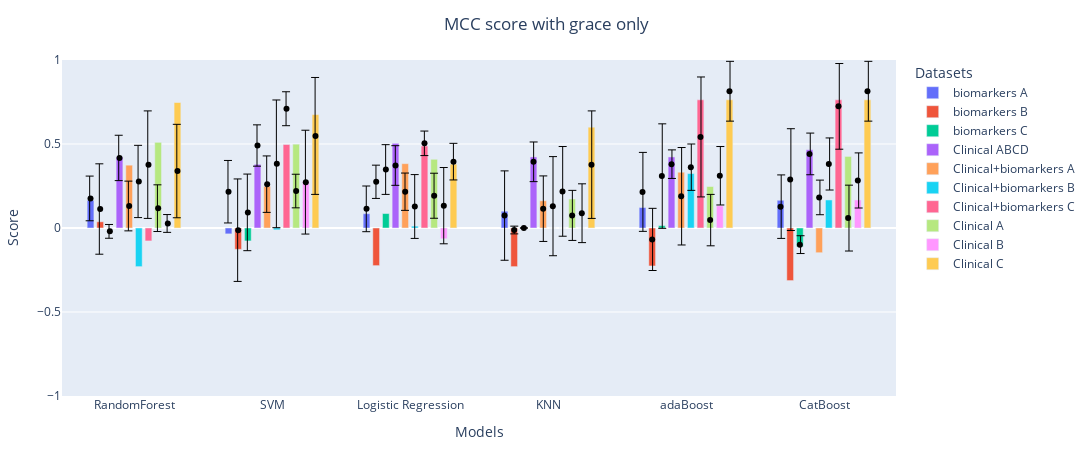
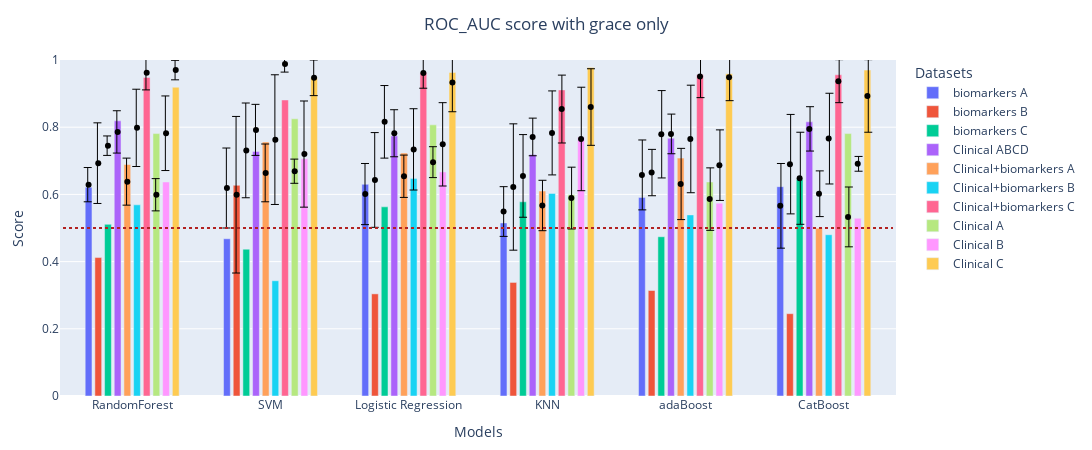

Here is the notebook cell these charts were saved with, in order:
### Markdown cell above
#### Metrics on full datasets

### Code cell
# what metric to evaluate
# MCC F1 ROC_AUC
metrics = ['MCC', 'ROC_AUC']

for metric in metrics:
    # list of paths
    paths = [
            '../Optimisation files/Combined target/Biomarkers A/all/',
            '../Optimisation files/Combined target/Biomarkers B/all/',
            '../Optimisation files/Combined target/Biomarkers C/all/',
            '../Optimisation files/Combined target/Clinical ABCD/top/',
            '../Optimisation files/Combined target/Biomarkers + Clinical A/top/',
            '../Optimisation files/Combined target/Biomarkers + Clinical B/top/',
            '../Optimisation files/Combined target/Biomarkers + Clinical C/top/',
            '../Optimisation files/Combined target/Clinical A/top/',
            '../Optimisation files/Combined target/Clinical B/top/',
            '../Optimisation files/Combined target/Clinical C/top/', 
            ]

    # create datframe for scores
    datasets = pd.DataFrame(columns=['biomarkers A','biomarkers B','biomarkers C','Clinical ABCD','Clinical+biomarkers A','Clinical+biomarkers B','Clinical+biomarkers C', 'Clinical A','Clinical B','Clinical C'])
    datasets_mean = pd.DataFrame(columns=['biomarkers A','biomarkers B','biomarkers C','Clinical ABCD','Clinical+biomarkers A','Clinical+biomarkers B','Clinical+biomarkers C', 'Clinical A','Clinical B','Clinical C'])
    datasets_std = pd.DataFrame(columns=['biomarkers A','biomarkers B','biomarkers C','Clinical ABCD','Clinical+biomarkers A','Clinical+biomarkers B','Clinical+biomarkers C', 'Clinical A','Clinical B','Clinical C'])

    # get dataframe with with scores of models from different datasets
    for i in range(len(paths)):
        table = pd.read_excel(f'{paths[i]}metrics_table.xlsx', header=[0,1], index_col=[0]) #ensemble: advanced_models_metrics, standart: metrics_table
        datasets[datasets.columns[i]] = list(table.loc[:, ('Scores on the test set', metric)].values.round(3)) 
        if metric == 'MCC':
            datasets_mean[datasets_mean.columns[i]] = list(table.loc[:, ('MCC, train set, cv=5', 'mean')].values.round(3)) 
            datasets_std[datasets_std.columns[i]] = list(table.loc[:, ('MCC, train set, cv=5', 'std')].values.round(3)) 
        if metric == 'ROC_AUC':
            datasets_mean[datasets_mean.columns[i]] = list(table.loc[:, ('ROC_AUC, train set, cv=5', 'mean')].values.round(3)) 
            datasets_std[datasets_std.columns[i]] = list(table.loc[:, ('ROC_AUC, train set, cv=5', 'std')].values.round(3)) 

    # list of models
    # standart models
    models=['RandomForest', 'SVM', 'Logistic Regression', 'KNN', 'adaBoost', 'CatBoost']
    # ensemble models
    # models=['Hard voting', 'Soft voting', 'Stacking', 'Bagging', 'adaBoosting']

    # create the graph
    fig = go.Figure(data=[go.Bar(name=column, x=models, y=datasets[column]) for column in datasets.columns])
        
    # add error whiskers from gridsearchCV
    if True:
        fig.add_traces([go.Box(name=column, x=models, 
                              y=datasets_mean[column], 
                              #  xaxis="x1",  
                              
                              marker=dict(color="black"), 
                              showlegend = False) for column in datasets.columns])
        fig.update_traces(
        selector=dict(type="box"), # update only boxes
        boxpoints="all", # show points
        pointpos=0, # centered
        jitter=0, # no jitter
        line_color="rgba(255,255,255,0)", # hide box lines
        fillcolor="rgba(255,255,255,0)", # hide box fill
        
        )
        fig.update_layout(boxmode="group",)

        fig.add_traces([go.Bar(name=column, x=models, 
                              y=datasets_mean[column], 
                              xaxis="x2",  
                              error_y=dict(type='data',  
                                            array=datasets_std[column], 
                                            color="rgba(0,0,0,1)",
                                            thickness=1), 
                              marker=dict(opacity=0,
                                          #  color="rgba(255,255,255,0)"
                                          ), 
                              showlegend = False) for column in datasets.columns])  
        

    fig.update_xaxes(title='Models')
    # Change the bar mode
    fig.update_layout(barmode='group', 
                      xaxis2={"overlaying": "x", "range": [-0.515, 5.515], "showticklabels": False},
                      bargap=0.30,
                      bargroupgap=0.3,
                      legend=dict(orientation="v", title='Datasets'), 
                      title=dict(text=f'{metric} score with grace only', x=0.5,),
                      margin=dict(l=60, r=20, t=60, b=40),)

    fig.update_yaxes(title='Score', range=[-1., 1.0])


    # add dotted line for ROC AUC = 0.5
    if metric == 'ROC_AUC':
        fig.update_yaxes(title='Score', range=[0., 1.0])
        fig.add_shape(type='line',
                        x0=-0.5,
                        y0=0.5,
                        x1=5.5,
                        y1=0.5,
                        line=dict(color='firebrick',  width=2, dash='dot'),
                        xref='x',
                        yref='y')   
    # figure size
    fig.update_layout(
        autosize=False,
        width=1300,
        height=450,) 
    fig.show()
    fig.write_image(f"../Optimisation files/Combined target/Metrics/{metric}_top.pdf", engine="kaleido")

### Figure 1 — Plotly figure (JSON) as saved in the notebook; plotly's stock layout.template omitted (floating-point values rounded to 4 significant figures)
{"data": [{"name": "biomarkers A", "type": "bar", "x": ["RandomForest", "SVM", "Logistic Regression", "KNN", "adaBoost", "CatBoost"], "y": [0.165, -0.035, 0.085, 0.1, 0.122, 0.165]}, {"name": "biomarkers B", "type": "bar", "x": ["RandomForest", "SVM", "Logistic Regression", "KNN", "adaBoost", "CatBoost"], "y": [0.037, -0.127, -0.224, -0.23, -0.226, -0.313]}, {"name": "biomarkers C", "type": "bar", "x": ["RandomForest", "SVM", "Logistic Regression", "KNN", "adaBoost", "CatBoost"], "y": [0, -0.077, 0.086, 0, 0.014, -0.111]}, {"name": "Clinical ABCD", "type": "bar", "x": ["RandomForest", "SVM", "Logistic Regression", "KNN", "adaBoost", "CatBoost"], "y": [0.423, 0.379, 0.504, 0.423, 0.423, 0.466]}, {"name": "Clinical+biomarkers A", "type": "bar", "x": ["RandomForest", "SVM", "Logistic Regression", "KNN", "adaBoost", "CatBoost"], "y": [0.374, 0.247, 0.383, 0.162, 0.332, -0.147]}, {"name": "Clinical+biomarkers B", "type": "bar", "x": ["RandomForest", "SVM", "Logistic Regression", "KNN", "adaBoost", "CatBoost"], "y": [-0.23, -0.011, 0.011, 0, 0.324, 0.167]}, {"name": "Clinical+biomarkers C", "type": "bar", "x": ["RandomForest", "SVM", "Logistic Regression", "KNN", "adaBoost", "CatBoost"], "y": [-0.077, 0.497, 0.488, 0, 0.763, 0.763]}, {"name": "Clinical A", "type": "bar", "x": ["RandomForest", "SVM", "Logistic Regression", "KNN", "adaBoost", "CatBoost"], "y": [0.51, 0.499, 0.409, 0.173, 0.247, 0.426]}, {"name": "Clinical B", "type": "bar", "x": ["RandomForest", "SVM", "Logistic Regression", "KNN", "adaBoost", "CatBoost"], "y": [0, 0.278, -0.064, 0, 0.132, 0.167]}, {"name": "Clinical C", "type": "bar", "x": ["RandomForest", "SVM", "Logistic Regression", "KNN", "adaBoost", "CatBoost"], "y": [0.747, 0.675, 0.38, 0.6, 0.763, 0.763]}, {"boxpoints": "all", "fillcolor": "rgba(255,255,255,0)", "jitter": 0, "line": {"color": "rgba(255,255,255,0)"}, "marker": {"color": "black"}, "name": "biomarkers A", "pointpos": 0, "showlegend": false, "type": "box", "x": ["RandomForest", "SVM", "Logistic Regression", "KNN", "adaBoost", "CatBoost"], "y": [0.176, 0.216, 0.114, 0.074, 0.215, 0.127]}, {"boxpoints": "all", "fillcolor": "rgba(255,255,255,0)", "jitter": 0, "line": {"color": "rgba(255,255,255,0)"}, "marker": {"color": "black"}, "name": "biomarkers B", "pointpos": 0, "showlegend": false, "type": "box", "x": ["RandomForest", "SVM", "Logistic Regression", "KNN", "adaBoost", "CatBoost"], "y": [0.113, -0.013, 0.275, -0.012, -0.068, 0.288]}, {"boxpoints": "all", "fillcolor": "rgba(255,255,255,0)", "jitter": 0, "line": {"color": "rgba(255,255,255,0)"}, "marker": {"color": "black"}, "name": "biomarkers C", "pointpos": 0, "showlegend": false, "type": "box", "x": ["RandomForest", "SVM", "Logistic Regression", "KNN", "adaBoost", "CatBoost"], "y": [-0.02, 0.093, 0.348, 0, 0.309, -0.099]}, {"boxpoints": "all", "fillcolor": "rgba(255,255,255,0)", "jitter": 0, "line": {"color": "rgba(255,255,255,0)"}, "marker": {"color": "black"}, "name": "Clinical ABCD", "pointpos": 0, "showlegend": false, "type": "box", "x": ["RandomForest", "SVM", "Logistic Regression", "KNN", "adaBoost", "CatBoost"], "y": [0.417, 0.491, 0.372, 0.394, 0.38, 0.441]}, {"boxpoints": "all", "fillcolor": "rgba(255,255,255,0)", "jitter": 0, "line": {"color": "rgba(255,255,255,0)"}, "marker": {"color": "black"}, "name": "Clinical+biomarkers A", "pointpos": 0, "showlegend": false, "type": "box", "x": ["RandomForest", "SVM", "Logistic Regression", "KNN", "adaBoost", "CatBoost"], "y": [0.131, 0.261, 0.216, 0.115, 0.189, 0.182]}, {"boxpoints": "all", "fillcolor": "rgba(255,255,255,0)", "jitter": 0, "line": {"color": "rgba(255,255,255,0)"}, "marker": {"color": "black"}, "name": "Clinical+biomarkers B", "pointpos": 0, "showlegend": false, "type": "box", "x": ["RandomForest", "SVM", "Logistic Regression", "KNN", "adaBoost", "CatBoost"], "y": [0.277, 0.382, 0.128, 0.13, 0.362, 0.381]}, {"boxpoints": "all", "fillcolor": "rgba(255,255,255,0)", "jitter": 0, "line": {"color": "rgba(255,255,255,0)"}, "marker": {"color": "black"}, "name": "Clinical+biomarkers C", "pointpos": 0, "showlegend": false, "type": "box", "x": ["RandomForest", "SVM", "Logistic Regression", "KNN", "adaBoost", "CatBoost"], "y": [0.377, 0.71, 0.504, 0.218, 0.542, 0.724]}, {"boxpoints": "all", "fillcolor": "rgba(255,255,255,0)", "jitter": 0, "line": {"color": "rgba(255,255,255,0)"}, "marker": {"color": "black"}, "name": "Clinical A", "pointpos": 0, "showlegend": false, "type": "box", "x": ["RandomForest", "SVM", "Logistic Regression", "KNN", "adaBoost", "CatBoost"], "y": [0.118, 0.22, 0.192, 0.075, 0.047, 0.059]}, {"boxpoints": "all", "fillcolor": "rgba(255,255,255,0)", "jitter": 0, "line": {"color": "rgba(255,255,255,0)"}, "marker": {"color": "black"}, "name": "Clinical B", "pointpos": 0, "showlegend": false, "type": "box", "x": ["RandomForest", "SVM", "Logistic Regression", "KNN", "adaBoost", "CatBoost"], "y": [0.027, 0.273, 0.133, 0.088, 0.311, 0.283]}, {"boxpoints": "all", "fillcolor": "rgba(255,255,255,0)", "jitter": 0, "line": {"color": "rgba(255,255,255,0)"}, "marker": {"color": "black"}, "name": "Clinical C", "pointpos": 0, "showlegend": false, "type": "box", "x": ["RandomForest", "SVM", "Logistic Regression", "KNN", "adaBoost", "CatBoost"], "y": [0.339, 0.548, 0.395, 0.377, 0.814, 0.814]}, {"error_y": {"array": [0.133, 0.186, 0.136, 0.266, 0.235, 0.189], "color": "rgba(0,0,0,1)", "thickness": 1, "type": "data"}, "marker": {"opacity": 0}, "name": "biomarkers A", "showlegend": false, "type": "bar", "x": ["RandomForest", "SVM", "Logistic Regression", "KNN", "adaBoost", "CatBoost"], "xaxis": "x2", "y": [0.176, 0.216, 0.114, 0.074, 0.215, 0.127]}, {"error_y": {"array": [0.269, 0.305, 0.099, 0.023, 0.185, 0.303], "color": "rgba(0,0,0,1)", "thickness": 1, "type": "data"}, "marker": {"opacity": 0}, "name": "biomarkers B", "showlegend": false, "type": "bar", "x": ["RandomForest", "SVM", "Logistic Regression", "KNN", "adaBoost", "CatBoost"], "xaxis": "x2", "y": [0.113, -0.013, 0.275, -0.012, -0.068, 0.288]}, {"error_y": {"array": [0.041, 0.228, 0.148, 0, 0.311, 0.053], "color": "rgba(0,0,0,1)", "thickness": 1, "type": "data"}, "marker": {"opacity": 0}, "name": "biomarkers C", "showlegend": false, "type": "bar", "x": ["RandomForest", "SVM", "Logistic Regression", "KNN", "adaBoost", "CatBoost"], "xaxis": "x2", "y": [-0.02, 0.093, 0.348, 0, 0.309, -0.099]}, {"error_y": {"array": [0.135, 0.123, 0.118, 0.118, 0.085, 0.124], "color": "rgba(0,0,0,1)", "thickness": 1, "type": "data"}, "marker": {"opacity": 0}, "name": "Clinical ABCD", "showlegend": false, "type": "bar", "x": ["RandomForest", "SVM", "Logistic Regression", "KNN", "adaBoost", "CatBoost"], "xaxis": "x2", "y": [0.417, 0.491, 0.372, 0.394, 0.38, 0.441]}, {"error_y": {"array": [0.148, 0.168, 0.111, 0.195, 0.29, 0.103], "color": "rgba(0,0,0,1)", "thickness": 1, "type": "data"}, "marker": {"opacity": 0}, "name": "Clinical+biomarkers A", "showlegend": false, "type": "bar", "x": ["RandomForest", "SVM", "Logistic Regression", "KNN", "adaBoost", "CatBoost"], "xaxis": "x2", "y": [0.131, 0.261, 0.216, 0.115, 0.189, 0.182]}, {"error_y": {"array": [0.215, 0.38, 0.19, 0.295, 0.138, 0.155], "color": "rgba(0,0,0,1)", "thickness": 1, "type": "data"}, "marker": {"opacity": 0}, "name": "Clinical+biomarkers B", "showlegend": false, "type": "bar", "x": ["RandomForest", "SVM", "Logistic Regression", "KNN", "adaBoost", "CatBoost"], "xaxis": "x2", "y": [0.277, 0.382, 0.128, 0.13, 0.362, 0.381]}, {"error_y": {"array": [0.32, 0.101, 0.073, 0.267, 0.357, 0.255], "color": "rgba(0,0,0,1)", "thickness": 1, "type": "data"}, "marker": {"opacity": 0}, "name": "Clinical+biomarkers C", "showlegend": false, "type": "bar", "x": ["RandomForest", "SVM", "Logistic Regression", "KNN", "adaBoost", "CatBoost"], "xaxis": "x2", "y": [0.377, 0.71, 0.504, 0.218, 0.542, 0.724]}, {"error_y": {"array": [0.139, 0.1, 0.134, 0.149, 0.153, 0.196], "color": "rgba(0,0,0,1)", "thickness": 1, "type": "data"}, "marker": {"opacity": 0}, "name": "Clinical A", "showlegend": false, "type": "bar", "x": ["RandomForest", "SVM", "Logistic Regression", "KNN", "adaBoost", "CatBoost"], "xaxis": "x2", "y": [0.118, 0.22, 0.192, 0.075, 0.047, 0.059]}, {"error_y": {"array": [0.053, 0.309, 0.227, 0.175, 0.174, 0.164], "color": "rgba(0,0,0,1)", "thickness": 1, "type": "data"}, "marker": {"opacity": 0}, "name": "Clinical B", "showlegend": false, "type": "bar", "x": ["RandomForest", "SVM", "Logistic Regression", "KNN", "adaBoost", "CatBoost"], "xaxis": "x2", "y": [0.027, 0.273, 0.133, 0.088, 0.311, 0.283]}, {"error_y": {"array": [0.278, 0.348, 0.109, 0.32, 0.178, 0.178], "color": "rgba(0,0,0,1)", "thickness": 1, "type": "data"}, "marker": {"opacity": 0}, "name": "Clinical C", "showlegend": false, "type": "bar", "x": ["RandomForest", "SVM", "Logistic Regression", "KNN", "adaBoost", "CatBoost"], "xaxis": "x2", "y": [0.339, 0.548, 0.395, 0.377, 0.814, 0.814]}], "layout": {"autosize": false, "bargap": 0.3, "bargroupgap": 0.3, "barmode": "group", "boxmode": "group", "height": 450, "legend": {"orientation": "v", "title": {"text": "Datasets"}}, "margin": {"b": 40, "l": 60, "r": 20, "t": 60}, "title": {"text": "MCC score with grace only", "x": 0.5}, "width": 1300, "xaxis": {"title": {"text": "Models"}}, "xaxis2": {"overlaying": "x", "range": [-0.515, 5.515], "showticklabels": false}, "yaxis": {"range": [-1, 1], "title": {"text": "Score"}}}}

### Figure 2 — Plotly figure (JSON) as saved in the notebook; plotly's stock layout.template omitted (floating-point values rounded to 4 significant figures)
{"data": [{"name": "biomarkers A", "type": "bar", "x": ["RandomForest", "SVM", "Logistic Regression", "KNN", "adaBoost", "CatBoost"], "y": [0.621, 0.468, 0.63, 0.515, 0.591, 0.623]}, {"name": "biomarkers B", "type": "bar", "x": ["RandomForest", "SVM", "Logistic Regression", "KNN", "adaBoost", "CatBoost"], "y": [0.412, 0.627, 0.304, 0.338, 0.314, 0.245]}, {"name": "biomarkers C", "type": "bar", "x": ["RandomForest", "SVM", "Logistic Regression", "KNN", "adaBoost", "CatBoost"], "y": [0.511, 0.437, 0.563, 0.578, 0.474, 0.644]}, {"name": "Clinical ABCD", "type": "bar", "x": ["RandomForest", "SVM", "Logistic Regression", "KNN", "adaBoost", "CatBoost"], "y": [0.819, 0.728, 0.774, 0.719, 0.767, 0.816]}, {"name": "Clinical+biomarkers A", "type": "bar", "x": ["RandomForest", "SVM", "Logistic Regression", "KNN", "adaBoost", "CatBoost"], "y": [0.689, 0.756, 0.723, 0.61, 0.708, 0.499]}, {"name": "Clinical+biomarkers B", "type": "bar", "x": ["RandomForest", "SVM", "Logistic Regression", "KNN", "adaBoost", "CatBoost"], "y": [0.569, 0.343, 0.647, 0.603, 0.539, 0.48]}, {"name": "Clinical+biomarkers C", "type": "bar", "x": ["RandomForest", "SVM", "Logistic Regression", "KNN", "adaBoost", "CatBoost"], "y": [0.948, 0.881, 0.963, 0.911, 0.956, 0.956]}, {"name": "Clinical A", "type": "bar", "x": ["RandomForest", "SVM", "Logistic Regression", "KNN", "adaBoost", "CatBoost"], "y": [0.781, 0.825, 0.807, 0.599, 0.637, 0.781]}, {"name": "Clinical B", "type": "bar", "x": ["RandomForest", "SVM", "Logistic Regression", "KNN", "adaBoost", "CatBoost"], "y": [0.637, 0.706, 0.667, 0.77, 0.574, 0.529]}, {"name": "Clinical C", "type": "bar", "x": ["RandomForest", "SVM", "Logistic Regression", "KNN", "adaBoost", "CatBoost"], "y": [0.919, 0.948, 0.963, 0.978, 0.959, 0.97]}, {"boxpoints": "all", "fillcolor": "rgba(255,255,255,0)", "jitter": 0, "line": {"color": "rgba(255,255,255,0)"}, "marker": {"color": "black"}, "name": "biomarkers A", "pointpos": 0, "showlegend": false, "type": "box", "x": ["RandomForest", "SVM", "Logistic Regression", "KNN", "adaBoost", "CatBoost"], "y": [0.629, 0.619, 0.601, 0.549, 0.658, 0.566]}, {"boxpoints": "all", "fillcolor": "rgba(255,255,255,0)", "jitter": 0, "line": {"color": "rgba(255,255,255,0)"}, "marker": {"color": "black"}, "name": "biomarkers B", "pointpos": 0, "showlegend": false, "type": "box", "x": ["RandomForest", "SVM", "Logistic Regression", "KNN", "adaBoost", "CatBoost"], "y": [0.693, 0.599, 0.643, 0.622, 0.665, 0.69]}, {"boxpoints": "all", "fillcolor": "rgba(255,255,255,0)", "jitter": 0, "line": {"color": "rgba(255,255,255,0)"}, "marker": {"color": "black"}, "name": "biomarkers C", "pointpos": 0, "showlegend": false, "type": "box", "x": ["RandomForest", "SVM", "Logistic Regression", "KNN", "adaBoost", "CatBoost"], "y": [0.745, 0.731, 0.816, 0.655, 0.779, 0.648]}, {"boxpoints": "all", "fillcolor": "rgba(255,255,255,0)", "jitter": 0, "line": {"color": "rgba(255,255,255,0)"}, "marker": {"color": "black"}, "name": "Clinical ABCD", "pointpos": 0, "showlegend": false, "type": "box", "x": ["RandomForest", "SVM", "Logistic Regression", "KNN", "adaBoost", "CatBoost"], "y": [0.786, 0.792, 0.782, 0.771, 0.78, 0.795]}, {"boxpoints": "all", "fillcolor": "rgba(255,255,255,0)", "jitter": 0, "line": {"color": "rgba(255,255,255,0)"}, "marker": {"color": "black"}, "name": "Clinical+biomarkers A", "pointpos": 0, "showlegend": false, "type": "box", "x": ["RandomForest", "SVM", "Logistic Regression", "KNN", "adaBoost", "CatBoost"], "y": [0.638, 0.664, 0.654, 0.567, 0.631, 0.602]}, {"boxpoints": "all", "fillcolor": "rgba(255,255,255,0)", "jitter": 0, "line": {"color": "rgba(255,255,255,0)"}, "marker": {"color": "black"}, "name": "Clinical+biomarkers B", "pointpos": 0, "showlegend": false, "type": "box", "x": ["RandomForest", "SVM", "Logistic Regression", "KNN", "adaBoost", "CatBoost"], "y": [0.798, 0.763, 0.734, 0.783, 0.765, 0.766]}, {"boxpoints": "all", "fillcolor": "rgba(255,255,255,0)", "jitter": 0, "line": {"color": "rgba(255,255,255,0)"}, "marker": {"color": "black"}, "name": "Clinical+biomarkers C", "pointpos": 0, "showlegend": false, "type": "box", "x": ["RandomForest", "SVM", "Logistic Regression", "KNN", "adaBoost", "CatBoost"], "y": [0.962, 0.988, 0.961, 0.854, 0.951, 0.937]}, {"boxpoints": "all", "fillcolor": "rgba(255,255,255,0)", "jitter": 0, "line": {"color": "rgba(255,255,255,0)"}, "marker": {"color": "black"}, "name": "Clinical A", "pointpos": 0, "showlegend": false, "type": "box", "x": ["RandomForest", "SVM", "Logistic Regression", "KNN", "adaBoost", "CatBoost"], "y": [0.599, 0.669, 0.696, 0.589, 0.586, 0.533]}, {"boxpoints": "all", "fillcolor": "rgba(255,255,255,0)", "jitter": 0, "line": {"color": "rgba(255,255,255,0)"}, "marker": {"color": "black"}, "name": "Clinical B", "pointpos": 0, "showlegend": false, "type": "box", "x": ["RandomForest", "SVM", "Logistic Regression", "KNN", "adaBoost", "CatBoost"], "y": [0.782, 0.72, 0.749, 0.765, 0.687, 0.691]}, {"boxpoints": "all", "fillcolor": "rgba(255,255,255,0)", "jitter": 0, "line": {"color": "rgba(255,255,255,0)"}, "marker": {"color": "black"}, "name": "Clinical C", "pointpos": 0, "showlegend": false, "type": "box", "x": ["RandomForest", "SVM", "Logistic Regression", "KNN", "adaBoost", "CatBoost"], "y": [0.97, 0.947, 0.933, 0.86, 0.949, 0.893]}, {"error_y": {"array": [0.051, 0.119, 0.091, 0.074, 0.104, 0.126], "color": "rgba(0,0,0,1)", "thickness": 1, "type": "data"}, "marker": {"opacity": 0}, "name": "biomarkers A", "showlegend": false, "type": "bar", "x": ["RandomForest", "SVM", "Logistic Regression", "KNN", "adaBoost", "CatBoost"], "xaxis": "x2", "y": [0.629, 0.619, 0.601, 0.549, 0.658, 0.566]}, {"error_y": {"array": [0.12, 0.233, 0.141, 0.188, 0.069, 0.148], "color": "rgba(0,0,0,1)", "thickness": 1, "type": "data"}, "marker": {"opacity": 0}, "name": "biomarkers B", "showlegend": false, "type": "bar", "x": ["RandomForest", "SVM", "Logistic Regression", "KNN", "adaBoost", "CatBoost"], "xaxis": "x2", "y": [0.693, 0.599, 0.643, 0.622, 0.665, 0.69]}, {"error_y": {"array": [0.029, 0.141, 0.108, 0.123, 0.13, 0.137], "color": "rgba(0,0,0,1)", "thickness": 1, "type": "data"}, "marker": {"opacity": 0}, "name": "biomarkers C", "showlegend": false, "type": "bar", "x": ["RandomForest", "SVM", "Logistic Regression", "KNN", "adaBoost", "CatBoost"], "xaxis": "x2", "y": [0.745, 0.731, 0.816, 0.655, 0.779, 0.648]}, {"error_y": {"array": [0.063, 0.076, 0.07, 0.056, 0.059, 0.066], "color": "rgba(0,0,0,1)", "thickness": 1, "type": "data"}, "marker": {"opacity": 0}, "name": "Clinical ABCD", "showlegend": false, "type": "bar", "x": ["RandomForest", "SVM", "Logistic Regression", "KNN", "adaBoost", "CatBoost"], "xaxis": "x2", "y": [0.786, 0.792, 0.782, 0.771, 0.78, 0.795]}, {"error_y": {"array": [0.07, 0.086, 0.063, 0.075, 0.106, 0.068], "color": "rgba(0,0,0,1)", "thickness": 1, "type": "data"}, "marker": {"opacity": 0}, "name": "Clinical+biomarkers A", "showlegend": false, "type": "bar", "x": ["RandomForest", "SVM", "Logistic Regression", "KNN", "adaBoost", "CatBoost"], "xaxis": "x2", "y": [0.638, 0.664, 0.654, 0.567, 0.631, 0.602]}, {"error_y": {"array": [0.115, 0.193, 0.121, 0.125, 0.16, 0.135], "color": "rgba(0,0,0,1)", "thickness": 1, "type": "data"}, "marker": {"opacity": 0}, "name": "Clinical+biomarkers B", "showlegend": false, "type": "bar", "x": ["RandomForest", "SVM", "Logistic Regression", "KNN", "adaBoost", "CatBoost"], "xaxis": "x2", "y": [0.798, 0.763, 0.734, 0.783, 0.765, 0.766]}, {"error_y": {"array": [0.051, 0.024, 0.045, 0.101, 0.063, 0.064], "color": "rgba(0,0,0,1)", "thickness": 1, "type": "data"}, "marker": {"opacity": 0}, "name": "Clinical+biomarkers C", "showlegend": false, "type": "bar", "x": ["RandomForest", "SVM", "Logistic Regression", "KNN", "adaBoost", "CatBoost"], "xaxis": "x2", "y": [0.962, 0.988, 0.961, 0.854, 0.951, 0.937]}, {"error_y": {"array": [0.048, 0.036, 0.046, 0.092, 0.093, 0.089], "color": "rgba(0,0,0,1)", "thickness": 1, "type": "data"}, "marker": {"opacity": 0}, "name": "Clinical A", "showlegend": false, "type": "bar", "x": ["RandomForest", "SVM", "Logistic Regression", "KNN", "adaBoost", "CatBoost"], "xaxis": "x2", "y": [0.599, 0.669, 0.696, 0.589, 0.586, 0.533]}, {"error_y": {"array": [0.111, 0.158, 0.124, 0.154, 0.105, 0.022], "color": "rgba(0,0,0,1)", "thickness": 1, "type": "data"}, "marker": {"opacity": 0}, "name": "Clinical B", "showlegend": false, "type": "bar", "x": ["RandomForest", "SVM", "Logistic Regression", "KNN", "adaBoost", "CatBoost"], "xaxis": "x2", "y": [0.782, 0.72, 0.749, 0.765, 0.687, 0.691]}, {"error_y": {"array": [0.029, 0.053, 0.087, 0.114, 0.07, 0.108], "color": "rgba(0,0,0,1)", "thickness": 1, "type": "data"}, "marker": {"opacity": 0}, "name": "Clinical C", "showlegend": false, "type": "bar", "x": ["RandomForest", "SVM", "Logistic Regression", "KNN", "adaBoost", "CatBoost"], "xaxis": "x2", "y": [0.97, 0.947, 0.933, 0.86, 0.949, 0.893]}], "layout": {"autosize": false, "bargap": 0.3, "bargroupgap": 0.3, "barmode": "group", "boxmode": "group", "height": 450, "legend": {"orientation": "v", "title": {"text": "Datasets"}}, "margin": {"b": 40, "l": 60, "r": 20, "t": 60}, "shapes": [{"line": {"color": "firebrick", "dash": "dot", "width": 2}, "type": "line", "x0": -0.5, "x1": 5.5, "xref": "x", "y0": 0.5, "y1": 0.5, "yref": "y"}], "title": {"text": "ROC_AUC score with grace only", "x": 0.5}, "width": 1300, "xaxis": {"title": {"text": "Models"}}, "xaxis2": {"overlaying": "x", "range": [-0.515, 5.515], "showticklabels": false}, "yaxis": {"range": [0, 1], "title": {"text": "Score"}}}}
